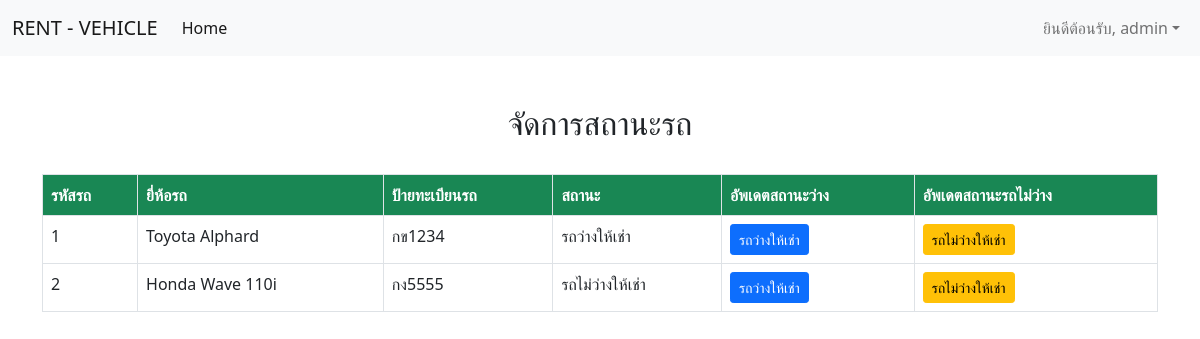
Screenshot of /update_status.php (signed in) with the database file from the repository.
### tables this page shows
CREATE TABLE `car` (
  `car_id` int(11) NOT NULL,
  `car_name` varchar(100) NOT NULL,
  `car_nameplate` varchar(50) NOT NULL,
  `car_img` varchar(255) NOT NULL,
  `ac_price` decimal(10,2) NOT NULL,
  `ac_price_per_day` decimal(10,2) NOT NULL,
  `non_ac_price_per_day` decimal(10,2) NOT NULL,
  `car_availability` varchar(50) NOT NULL,
  `type_id` int(11) NOT NULL
);

### update_status.php (the view, shortened to what this page needs)
<!DOCTYPE html>
<html lang="en">
<head>
    <link href="https://cdn.jsdelivr.net/npm/bootstrap@5.0.0/dist/css/bootstrap.min.css" rel="stylesheet">
</head>
<body>
    <?php include 'admin_menu.php'; ?>
    <div class="container mt-5">
        <h2 class="text-center">จัดการสถานะรถ</h2>
        <br>
        <?php
        include 'connect.php';
        $sql = "SELECT car_id, car_name, car_nameplate, car_availability FROM car";
        $result = mysqli_query($connection, $sql);
        if (mysqli_num_rows($result) > 0) {
            echo '<div class="table-responsive">';
            echo '<table class="table table-bordered">';
            echo '<thead class="bg-success text-white">';
            echo '<tr>';
            echo '<th>รหัสรถ</th>';
            echo '<th>ยี่ห้อรถ</th>';
            echo '<th>ป้ายทะเบียนรถ</th>';
            echo '<th>สถานะ</th>';
            echo '<th>อัพเดตสถานะว่าง</th>';
            echo '<th>อัพเดตสถานะรถไม่ว่าง</th>';
            echo '</tr>';
            echo '</thead>';
            while ($row = mysqli_fetch_assoc($result)) {
                echo '<tr>';
                echo '<td>' . $row['car_id'] . '</td>';
                echo '<td>' . $row['car_name'] . '</td>';
                echo '<td>' . $row['car_nameplate'] . '</td>';
                echo '<td>' . $row['car_availability'] . '</td>';
                echo '<td><a href="update_status_action.php?car_id=' . $row['car_id'] . '&action=return" class="btn btn-primary btn-sm">รถว่างให้เช่า</a></td>';
                echo '<td><a href="update_status_action.php?car_id=' . $row['car_id'] . '&action=rent" class="btn btn-warning  btn-sm">รถไม่ว่างให้เช่า</a></td>';
                echo '</tr>';
            }
            echo '</table>';
            echo '</div>';
        } else {
            echo '<p class="text-center">ไม่พบข้อมูลรถ</p>';
        }
        ?>
    </div>
</body>
</html>

### rows the page displays
car: car_id "1", car_name "Toyota Alphard", car_nameplate "กข1234", car_availability "รถว่างให้เช่า"
car: car_id "2", car_name "Honda Wave 110i", car_nameplate "กง5555", car_availability "รถไม่ว่างให้เช่า"

### other values shown
$loggedInUsername "admin"
